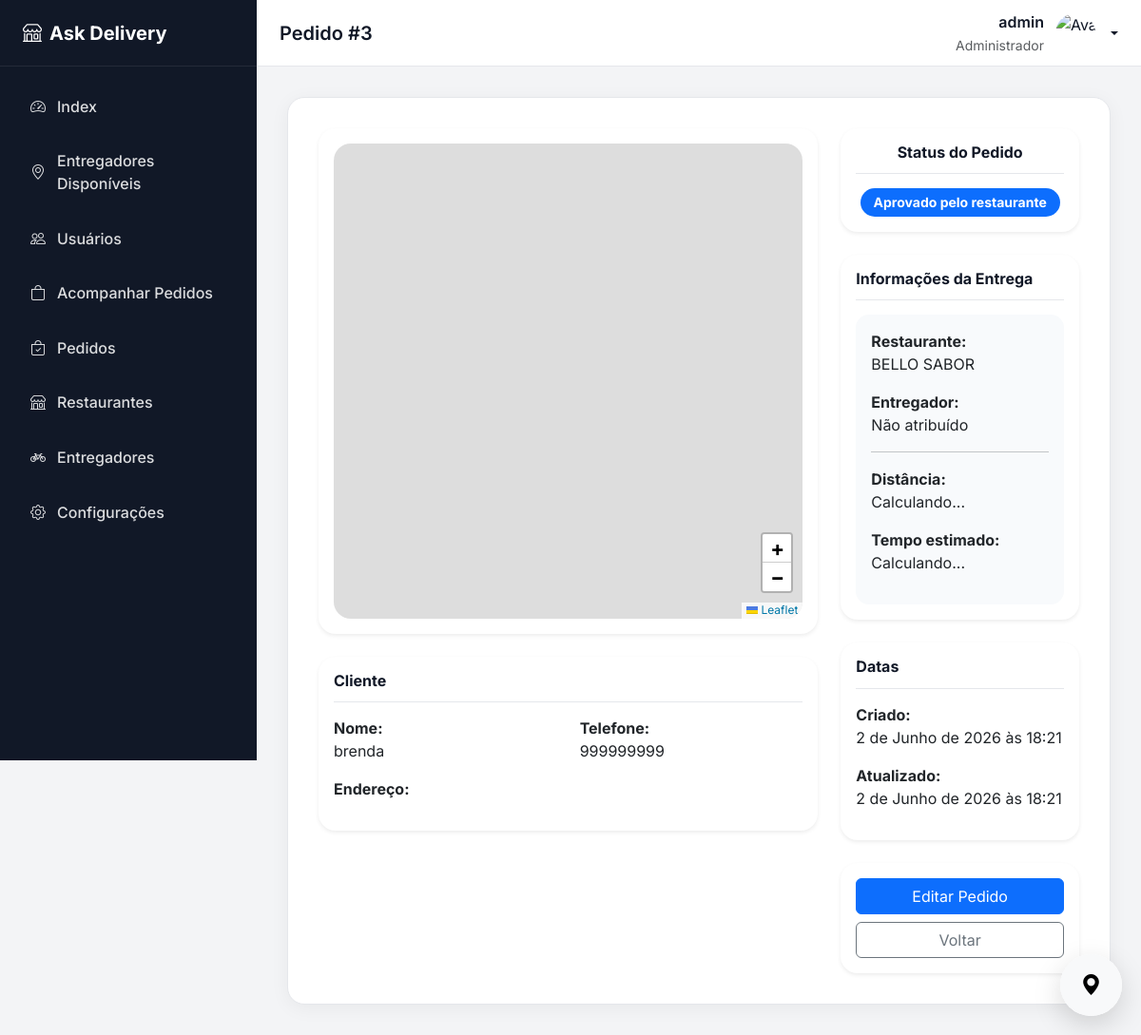
The page /orders/orders/detail/3/ (signed in) on the database as committed earlier.
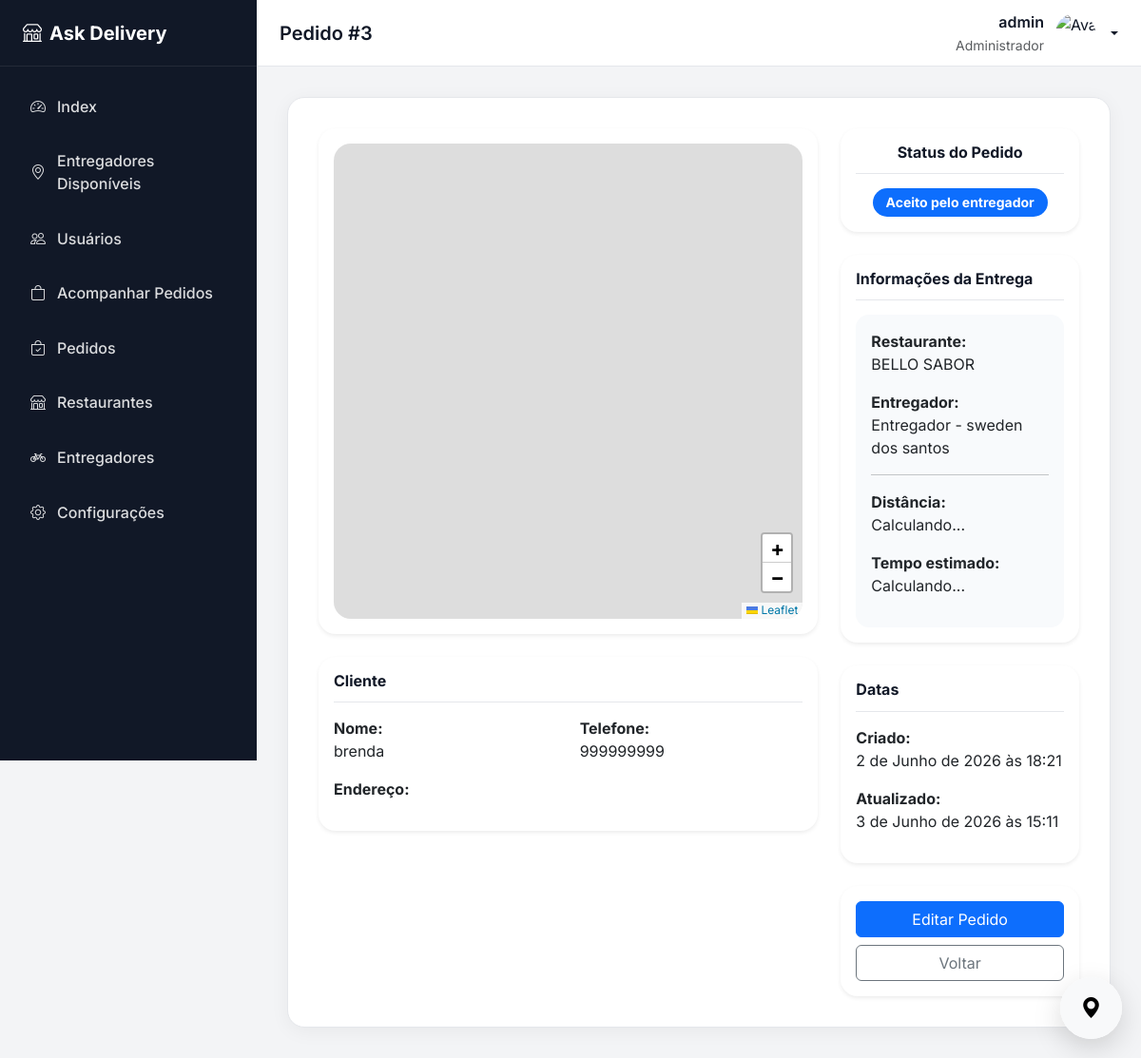
The same page on the database as committed later.
### orders/models.py (models this page shows, shortened)
class Order(models.Model):
    class Status(models.TextChoices):
        CREATED = 'created', 'Criado'
        APPROVED = 'approved', 'Aprovado pelo restaurante'
        ACCEPTED = 'accepted', 'Aceito pelo entregador'
        PICKING = 'picking', 'Em coleta'
        IN_TRANSIT = 'in_transit', 'Em rota'
        DELIVERED = 'delivered', 'Entregue'
        CANCELED = 'canceled', 'Cancelado'
    customer_name = models.CharField(max_length=150)
    customer_phone = models.CharField(max_length=20, blank=True, null=True)
    latitude = models.DecimalField(max_digits=15, decimal_places=10)
    longitude = models.DecimalField(max_digits=15, decimal_places=10)
    status = models.CharField(
        max_length=20,
        choices=Status.choices,
        default=Status.CREATED
    )
    restaurante = models.ForeignKey(
        Restaurante,
        related_name='orders_restaurante',
        on_delete=models.CASCADE,
    )
    entregador = models.ForeignKey(
        Entregador,
        on_delete=models.SET_NULL,
        null=True,
        blank=True,
        related_name='orders'
    )
    cliente = models.ForeignKey(
        Cliente,
        on_delete=models.SET_NULL,
        null=True,
        blank=True,
    )
    cep = models.CharField(max_length=9, blank=True)
    rua = models.CharField(max_length=200)
    numero = models.CharField(max_length=20)
    complemento = models.CharField(max_length=200, blank=True)
    bairro = models.CharField(max_length=100)
    cidade = models.CharField(max_length=100)
    estado = models.CharField(max_length=2)
    created_at = models.DateTimeField(auto_now_add=True)
    updated_at = models.DateTimeField(auto_now=True)

### core/models.py (models this page shows)
class Restaurante(models.Model):
    usuario = models.OneToOneField(
        Usuario,
        on_delete=models.CASCADE,
        related_name='restaurante'
    )
    nome_fantasia = models.CharField(max_length=200)
    razao_social = models.CharField(max_length=200, blank=True)
    cnpj = models.CharField(max_length=18)
    descricao = models.TextField(blank=True)
    telefone_comercial = models.CharField(max_length=20)
    aberto = models.BooleanField(default=False)
    ativo = models.BooleanField(default=True)
    taxa_entrega = models.DecimalField(max_digits=10, decimal_places=2, default=0)
    tempo_preparo_min = models.IntegerField(default=30)
    latitude = models.DecimalField(max_digits=15, decimal_places=10, null=True, blank=True)
    longitude = models.DecimalField(max_digits=15, decimal_places=10, null=True, blank=True)
    aceita_retirada = models.BooleanField(default=True)
    def __str__(self):
        return self.nome_fantasia

class Entregador(models.Model):
    usuario = models.OneToOneField(
        Usuario,
        on_delete=models.CASCADE,
        related_name='entregador'
    )
    cpf = models.CharField(max_length=14)
    cnh = models.CharField(max_length=20, blank=True)
    data_nascimento = models.DateField(blank=True, null=True)
    sexo = models.CharField(max_length=20, choices=SEXO, blank=True, null=True)
    tipo_veiculo = models.CharField(max_length=20, choices=TIPO_VEICULO)
    placa = models.CharField(max_length=10, blank=True)
    status = models.CharField(
        max_length=20,
        choices=STATUS,
        default='OFFLINE'
    )
    latitude = models.DecimalField(max_digits=9, decimal_places=6, null=True, blank=True)
    longitude = models.DecimalField(max_digits=9, decimal_places=6, null=True, blank=True)
    ultima_localizacao = models.DateTimeField(null=True, blank=True)
    disponivel = models.BooleanField(default=False)
    aprovado = models.BooleanField(default=False)
    def __str__(self):
        return f'Entregador - {self.usuario}'

class Usuario(models.Model):
    user = models.OneToOneField(
        User,
        on_delete=models.CASCADE,
        related_name='perfil'
    )
    tipo = models.CharField(max_length=20, choices=TIPO)
    foto = models.ImageField(
        upload_to=user_directory_path,
        blank=True,
        null=True
    )
    telefone_verificado = models.BooleanField(default=False)
    email_verificado = models.BooleanField(default=False)
    ativo = models.BooleanField(default=True)
    criado_em = models.DateTimeField(auto_now_add=True)
    atualizado_em = models.DateTimeField(auto_now=True)
    class Meta:
        permissions = (
            ("cliente", "Permissão de cliente"),
            ("entregador", "Permissão de entregador"),
            ("restaurante", "Permissão de restaurante"),
        )
    def __str__(self):
        return self.user.get_full_name() or self.user.email

class User(AbstractUser):
    telefone = models.CharField(max_length=20, blank=True)
    email = models.EmailField(unique=True)
    USERNAME_FIELD = 'email'
    REQUIRED_FIELDS = ['username']

### orders/views.py (the view)
# urls.py: path('orders/detail/<int:pk>/', v.OrderDetailView.as_view(), name='order_detail'),
class OrderDetailView(CustomDetailView):
    permission_codename = [
        'core.restaurante',
        'core.entregador',
        'core.cliente',
    ]
    model = Order
    template_name = 'orders/order_detail.html'
    context_object_name = 'object'
    def get_context_data(self, **kwargs):
        context = super().get_context_data(**kwargs)
        return context

### core/views_mixins.py (called while the page is built, shortened)
    def dispatch(self, request, *args, **kwargs):
        return super(CheckPermissionMixin, self).dispatch(request, *args, **kwargs)

    def check_user_permissions(self, request):
        if not isinstance(self.permission_codename, list):
            self.permission_codename = [self.permission_codename]
        perms = []
        for permission in self.permission_codename:
            if '.' not in permission:
                permission = str(
                    request.resolver_match.app_name) + '.' + str(permission)
            perms.append(permission)
        return len(self.permission_codename) and (
            request.user.is_superuser or any(
                request.user.has_perm(perm)
                for perm in perms
            )
        )

### orders/templates/orders/order_detail.html (shortened to what this page needs)
{% extends 'base.html' %}
{% load static %}
{% block page_title %}
Pedido #{{ object.id }}
{% endblock %}
{% block extra_css %}
<link rel="stylesheet"
      href="https://unpkg.com/leaflet/dist/leaflet.css" />
{% endblock %}
{% block content %}
<div class="row g-4">
    <div class="col-lg-8">
        <div class="card shadow-sm info-card mb-4">
            <div class="card-body">
                <div id="map"></div>
            </div>
        </div>
        <div class="card shadow-sm info-card mb-4">
            <div class="card-body">
                <h5 class="section-title">
                    Cliente
                </h5>
                <div class="row">
                    <div class="col-md-6">
                        <p>
                            <strong>Nome:</strong><br>
                            {{ object.customer_name }}
                        </p>
                    </div>
                    <div class="col-md-6">
                        <p>
                            <strong>Telefone:</strong><br>
                            {{ object.customer_phone }}
                        </p>
                    </div>
                    <div class="col-md-12">
                        <p>
                            <strong>Endereço:</strong><br>
                        </p>
                    </div>
                </div>
            </div>
        </div>
    </div>
    <div class="col-lg-4">
        <div class="card shadow-sm info-card mb-4">
            <div class="card-body text-center">
                <h5 class="section-title">
                    Status do Pedido
                </h5>
                <span class="badge bg-primary status-badge">
                    {{ object.get_status_display }}
                </span>
            </div>
        </div>
        <div class="card shadow-sm info-card mb-4">
            <div class="card-body">
                <h5 class="section-title">
                    Informações da Entrega
                </h5>
                <div class="route-info-box">
                    <p>
                        <strong>Restaurante:</strong><br>
                        {{ object.restaurante }}
                    </p>
                    <p>
                        <strong>Entregador:</strong><br>
                        {% if object.entregador %}
                            {{ object.entregador }}
                        {% else %}
                            Não atribuído
                        {% endif %}
                    </p>
                    <hr>
                    <p>
                        <strong>Distância:</strong><br>
                        <span id="distance">
                            Calculando...
                        </span>
                    </p>
                    <p>
                        <strong>Tempo estimado:</strong><br>
                        <span id="duration">
                            Calculando...
                        </span>
                    </p>
                </div>
            </div>
        </div>
        <div class="card shadow-sm info-card mb-4">
            <div class="card-body">
                <h5 class="section-title">
                    Datas
                </h5>
                <p>
                    <strong>Criado:</strong><br>
                    {{ object.created_at }}
                </p>
                <p>
                    <strong>Atualizado:</strong><br>
                    {{ object.updated_at }}
                </p>
            </div>
        </div>
        <div class="card shadow-sm info-card">
            <div class="card-body">
                <div class="d-grid gap-2">
                    <a href="{% url 'orders:order_update' object.pk %}"
                       class="btn btn-primary">
                        Editar Pedido
                    </a>
                    <a href="{% url 'orders:orders_list' %}"
                       class="btn btn-outline-secondary">
                        Voltar
                    </a>
                </div>
            </div>
        </div>
    </div>
</div>
{% endblock %}

Rows that differ between the two databases and show on the page:
changed Order "brenda": status "Aprovado pelo restaurante" → "Aceito pelo entregador"; entregador (not shown) → "Entregador - sweden dos santos"; updated_at "2 de Junho de 2026 às 18:21" → "3 de Junho de 2026 às 15:11"
Other text that changed with them:
text no longer shown: "Não atribuído"
